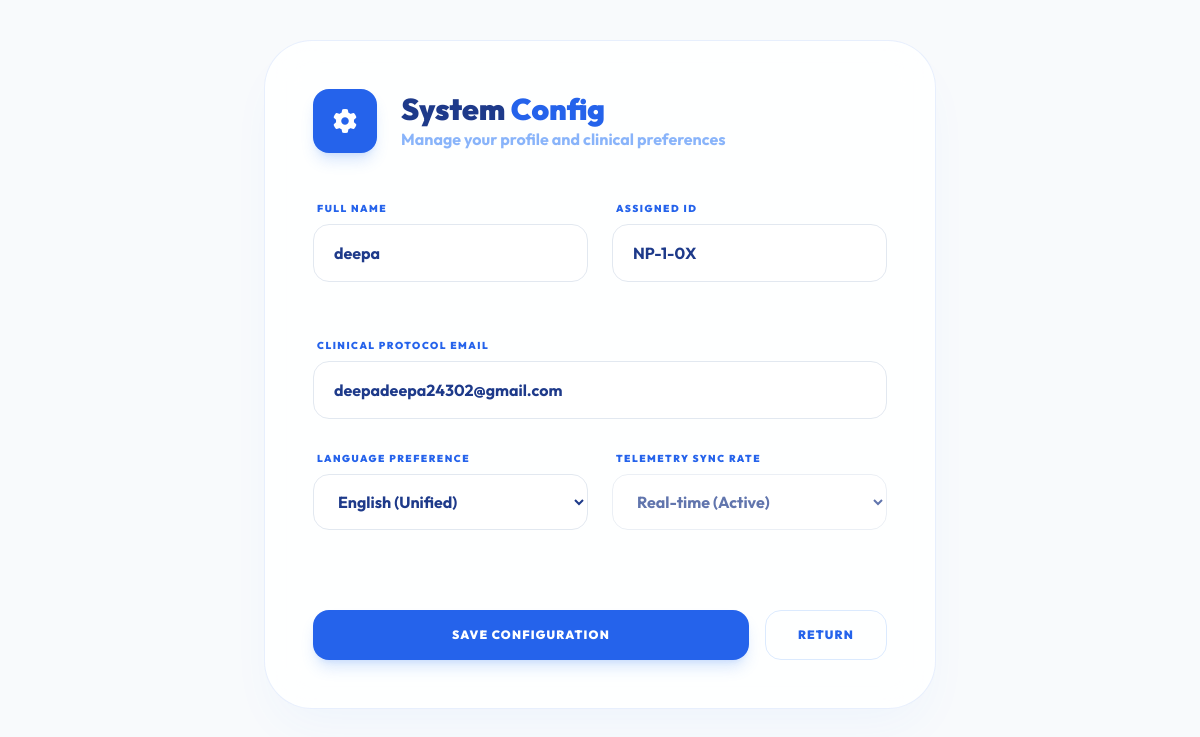
Page /config (signed in) on the committed database.
### app.py (models this page shows)
class Patient(db.Model):
    id = db.Column(db.Integer, primary_key=True)
    name = db.Column(db.String(100), nullable=False)
    email = db.Column(db.String(100), unique=True, nullable=False)
    password = db.Column(db.String(100), nullable=False)
    age = db.Column(db.Integer)
    gender = db.Column(db.String(20))
    weight = db.Column(db.Float)
    dialysis_type = db.Column(db.String(50))
    kidney_condition = db.Column(db.String(100))
    ckd_stage = db.Column(db.String(50))

### app.py (the view)
@app.route('/config')
def config():
    if 'user_id' not in session: return redirect(url_for('login'))
    user = db.session.get(Patient, session['user_id'])
    return render_template('config.html', user=user)

### app.py (called while the page is built)
@app.context_processor
def inject_translate():
    def translate(key):
        lang = session.get('lang', 'en')
        return translations.get(lang, translations['en']).get(key, key)
    return dict(_=translate, tr=translate)

### templates/config.html (shortened to what this page needs)
<!DOCTYPE html>
<html lang="en">
<head>
    <script src="https://cdn.tailwindcss.com"></script>
    <link rel="stylesheet" href="https://cdnjs.cloudflare.com/ajax/libs/font-awesome/6.4.2/css/all.min.css">
</head>
<body class="p-10 flex justify-center">
    <div class="max-w-2xl w-full glass rounded-[48px] p-12 shadow-2xl shadow-blue-500/5">
        <div class="flex items-center gap-6 mb-12">
            <div class="w-16 h-16 rounded-2xl bg-blue-600 flex items-center justify-center text-white text-2xl shadow-lg shadow-blue-500/20">
                <i class="fas fa-cog"></i>
            </div>
            <div>
                <h1 class="text-3xl font-black text-blue-900">System <span class="text-blue-600">Config</span></h1>
                <p class="text-blue-500/60 font-bold">Manage your profile and clinical preferences</p>
            </div>
        </div>
        <form action="/update-profile" method="POST" class="space-y-8">
            <div class="grid grid-cols-2 gap-6">
                <div class="input-group">
                    <label>Full Name</label>
                    <input type="text" name="name" value="{{ user.name }}">
                </div>
                <div class="input-group">
                    <label>Assigned ID</label>
                    <input type="text" value="NP-{{ user.id }}-0X" disabled class="bg-blue-50/50 cursor-not-allowed">
                </div>
            </div>
            <div class="input-group">
                <label>Clinical Protocol Email</label>
                <input type="email" name="email" value="{{ user.email }}">
            </div>
            <div class="grid grid-cols-2 gap-6">
                <div class="input-group">
                    <label>Language Preference</label>
                    <select name="lang">
                        <option value="en" {% if session.lang == 'en' %}selected{% endif %}>English (Unified)</option>
                    </select>
                </div>
                <div class="input-group">
                    <label>Telemetry Sync Rate</label>
                    <select disabled>
                        <option>Real-time (Active)</option>
                    </select>
                </div>
            </div>
            <div class="pt-6 flex gap-4">
                <button type="submit" class="flex-1 py-4 bg-blue-600 text-white font-black rounded-2xl shadow-lg shadow-blue-500/20 hover:scale-[1.02] active:scale-95 transition-all uppercase tracking-widest text-xs">Save Configuration</button>
                <a href="/dashboard" class="px-8 py-4 border border-blue-100 text-blue-600 font-black rounded-2xl hover:bg-blue-50 transition-all uppercase tracking-widest text-xs flex items-center">Return</a>
            </div>
        </form>
    </div>
</body>
</html>

### templates/config.html (style rules this page uses)
:root { --bg-light: #f8fafc; --blue-primary: #2563eb; --glass-white: rgba(255, 255, 255, 0.85); }
body { font-family: 'Outfit', sans-serif; background: var(--bg-light); color: #1e3a8a; }
.glass { background: var(--glass-white); backdrop-filter: blur(24px); border: 1px solid rgba(37, 99, 235, 0.1); }
.input-group { position: relative; margin-bottom: 24px; }
.input-group label { display: block; font-size: 10px; font-weight: 900; color: #2563eb; text-transform: uppercase; letter-spacing: 0.15em; margin-bottom: 8px; margin-left: 4px; }
.input-group input, .input-group select { width: 100%; padding: 16px 20px; background: white; border: 1px solid #e2e8f0; border-radius: 16px; font-weight: 700; color: #1e3a8a; outline: none; transition: all 0.3s ease; }

### rows in the picture
Patient: name "deepa", id "NP-1-0X", email "deepadeepa24302@gmail.com"
